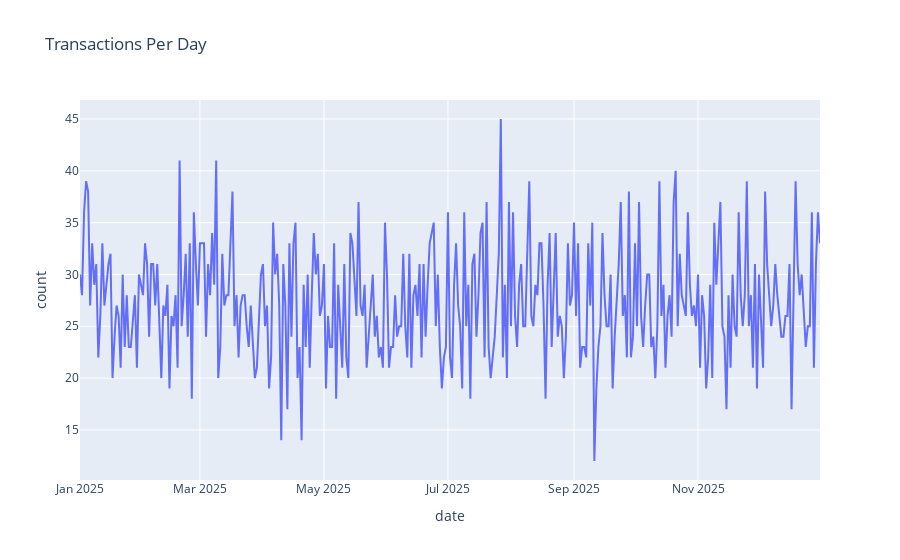

Source (notebook cell):
### Markdown cell above
### 4. Transaction Trends Over Time

### Code cell
daily_counts = data.groupby(data['timestamp'].dt.date)['label_category'].count().reset_index()
daily_counts.columns = ['date','count']

fig = px.line(daily_counts, x='date', y='count', title='Transactions Per Day')
fig.show()

### Figure 1 — Plotly figure (JSON) as saved in the notebook; plotly's stock layout.template omitted (floating-point values rounded to 4 significant figures; data arrays with more than 128 entries replaced by an {"elided": "..."} marker saying what was removed)
{"data": [{"hovertemplate": "date=%{x}<br>count=%{y}<extra></extra>", "legendgroup": "", "line": {"color": "#636efa", "dash": "solid"}, "marker": {"symbol": "circle"}, "mode": "lines", "name": "", "orientation": "v", "showlegend": false, "type": "scatter", "x": {"elided": "365 str values"}, "xaxis": "x", "y": {"elided": "365 int values"}, "yaxis": "y"}], "layout": {"legend": {"tracegroupgap": 0}, "title": {"text": "Transactions Per Day"}, "xaxis": {"anchor": "y", "domain": [0, 1], "title": {"text": "date"}}, "yaxis": {"anchor": "x", "domain": [0, 1], "title": {"text": "count"}}}}
